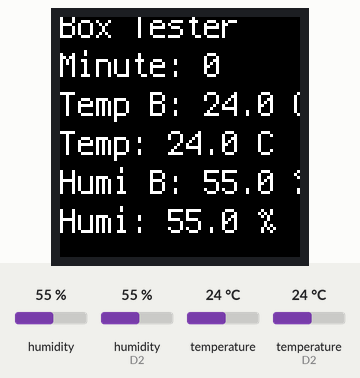
Recording of a program running on a simulated Adafruit CLUE running CircuitPython. Parts: 240×240 colour display. The inputs (shaded band) are chosen by the test bench; at power-on: humidity 55 %, humidity (sensor on D2) 55 %, temperature 24 °C, temperature (sensor on D2) 24 °C. Files the program writes start out absent.

Above: at 0.3 s.
At 60.6 s:
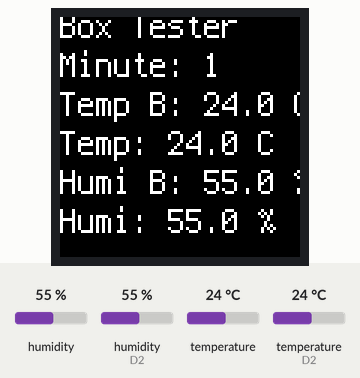
At 120.8 s:
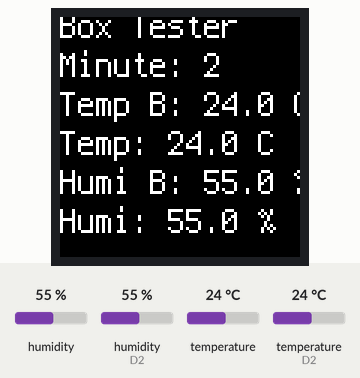

The program:

code.py
```python
from adafruit_clue import clue
import time

import adafruit_dht
import board

import storage

log_to_file = True

if log_to_file:
    storage.remount("/", False)

dht = adafruit_dht.DHT22(board.D2)


# Set desired temperature range in degrees Celsius.
min_temperature = 24
max_temperature = 30

# Set desired humidity range in percent.
min_humidity = 40
max_humidity = 65

# Set to true to enable audible alarm tone.
alarm_enable = False


start_time = time.monotonic()
clue_display = clue.simple_text_display(text_scale=3, colors=(clue.WHITE,))

clue_display[0].text = "Box Tester"
# clue_display[1].text = "Humidity"


#     fp.write("OutsideTemp;OutsideHumidity;BoxTemp;BoxHumidity;\n"


while True:
    alarm = False

    temperature = clue.temperature
    humidity = clue.humidity

    temperature_box = dht.temperature
    humidity_box = dht.humidity

    clue_display[3].text = "Temp: {:.1f} C".format(temperature)
    clue_display[5].text = "Humi: {:.1f} %".format(humidity)

    clue_display[2].text = "Temp B: {:.1f} C".format(temperature_box)
    clue_display[4].text = "Humi B: {:.1f} %".format(humidity_box)
    clue_display[1].text = "Minute: {:.0f}".format((time.monotonic() - start_time) / 60)

    if temperature < min_temperature:
        clue_display[3].color = clue.BLUE
        alarm = True
    elif temperature > max_temperature:
        clue_display[3].color = clue.RED
        alarm = True
    else:
        clue_display[3].color = clue.WHITE

    if humidity < min_humidity:
        clue_display[5].color = clue.BLUE
        alarm = True
    elif humidity > max_humidity:
        clue_display[5].color = clue.RED
        alarm = True
    else:
        clue_display[5].color = clue.WHITE
    clue_display.show()

    if alarm and alarm_enable:
        clue.start_tone(2000)
    else:
        clue.stop_tone()
    if log_to_file:
        with open("/templog.csv", "a") as fp:
            fp.write("{:.0f};".format((time.monotonic() - start_time) / 60))
            fp.write("{:.1f};".format(temperature))
            fp.write("{:.1f};".format(humidity))
            fp.write("{:.1f};".format(temperature_box))
            fp.write("{:.1f};\n".format(humidity_box))

    time.sleep(60)
```

Measured:
- what the display in image 0 shows lasts 60.2 s, from 0.3 s to 60.5 s
